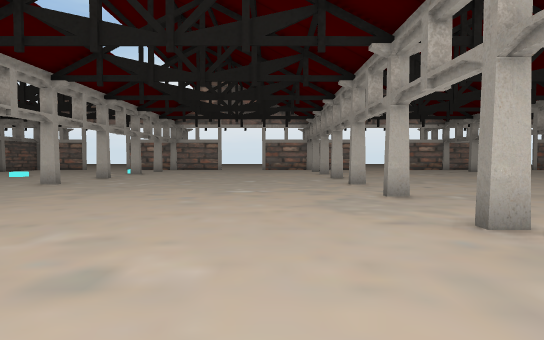
view 1 (above)

24 first-person views from a walk through a 3-D level made in the Unity game engine. The camera is 1.5 m above the floor, tilts 2° down and sees 80° across. The floor is counted in squares, 2 m on a side. Each view is taken from the middle of a square. On the plan, view 1 faces up. The plan holds only what a view shows up to about 11 squares ahead; the rest is blank. The place goes on beyond the plan. The player is left out.

view 2
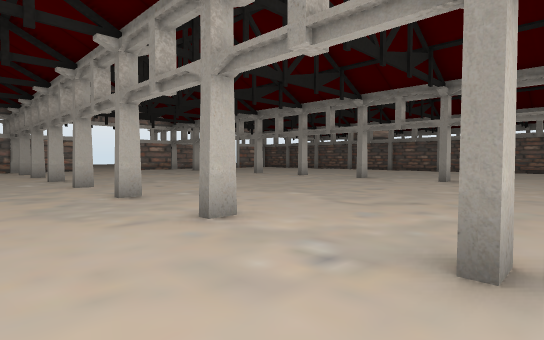

view 3
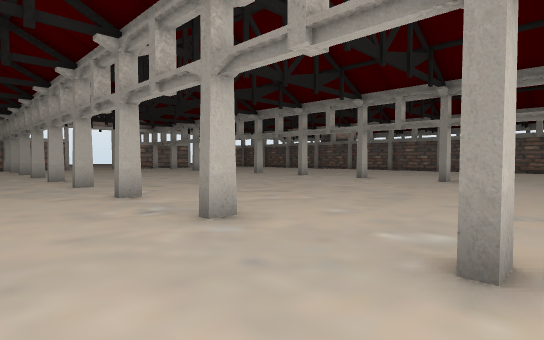

view 4
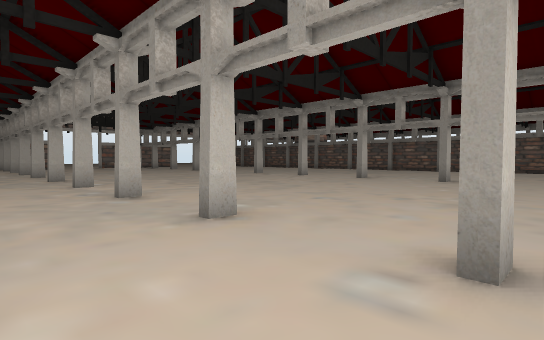

view 5
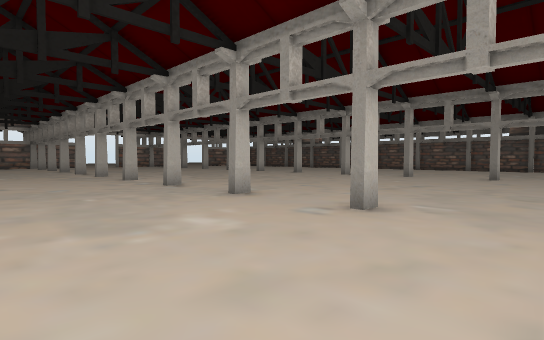

view 6
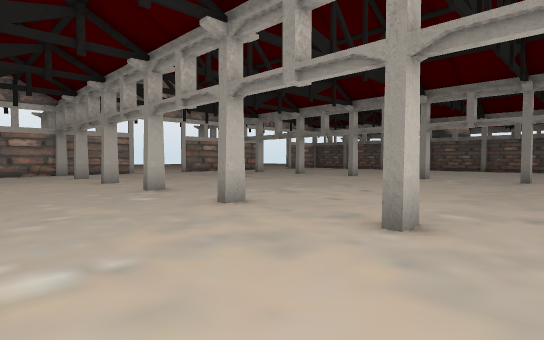

view 7
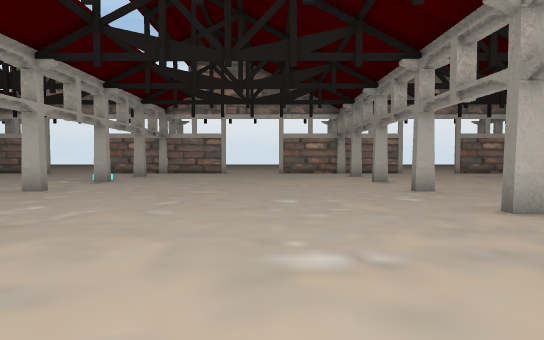

view 8
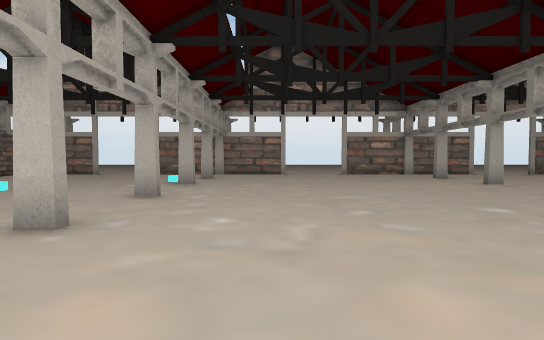

view 9
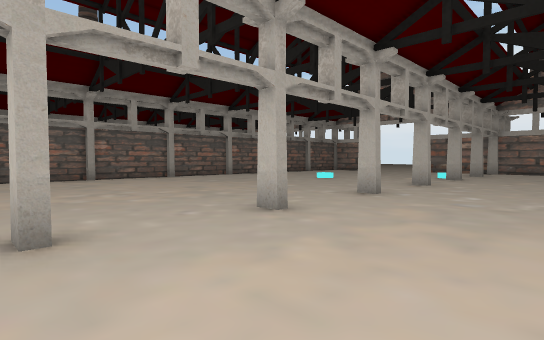

view 10
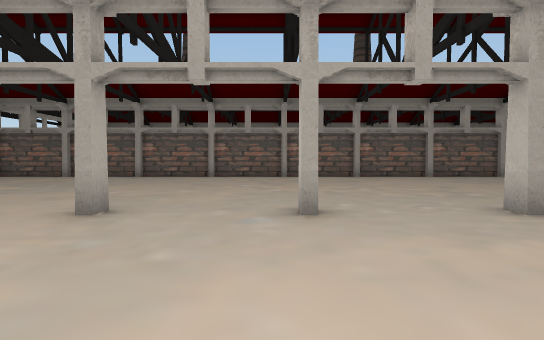

view 11
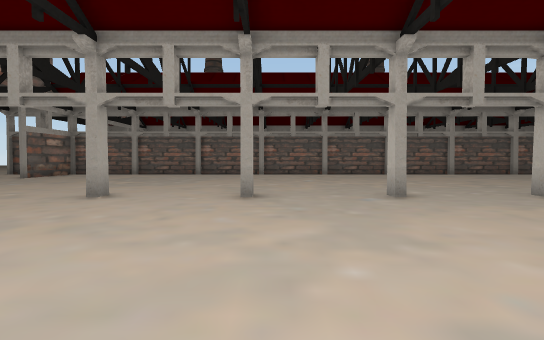

view 12
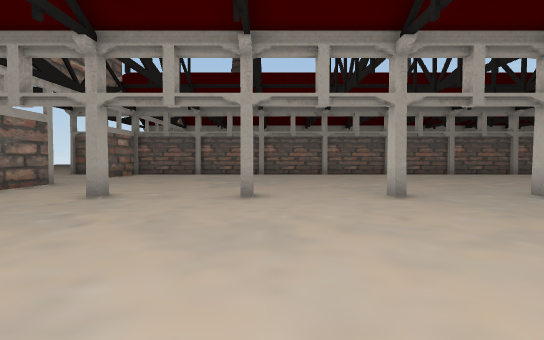

view 13
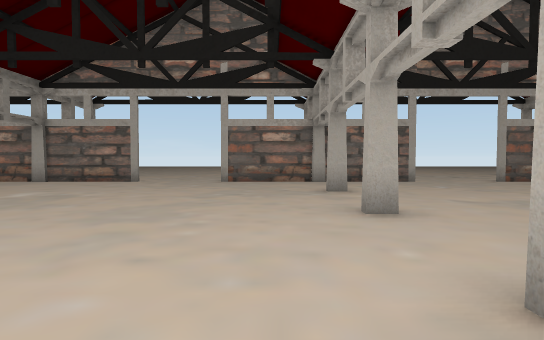

view 14
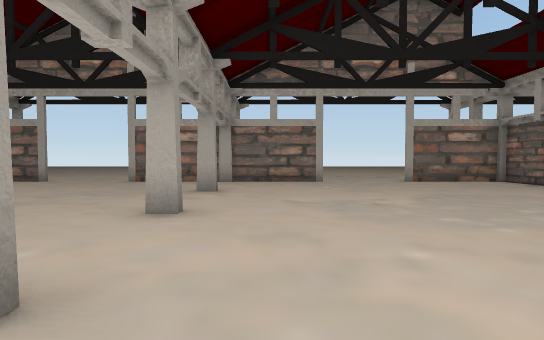

view 15
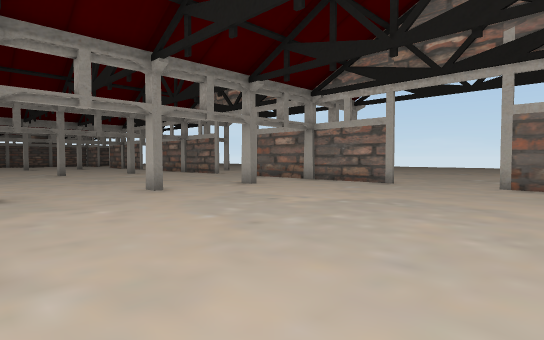

view 16
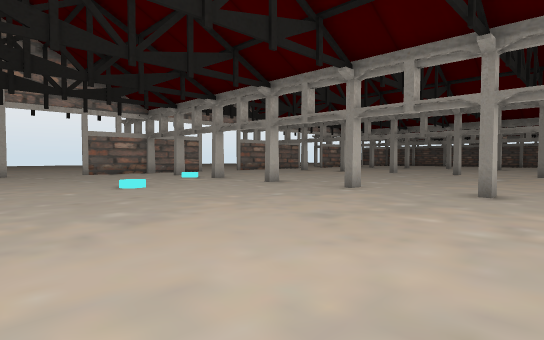

view 17
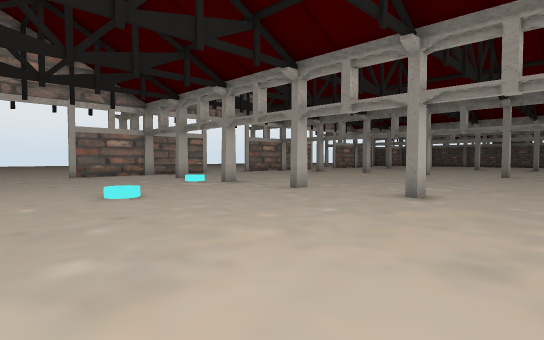

view 18
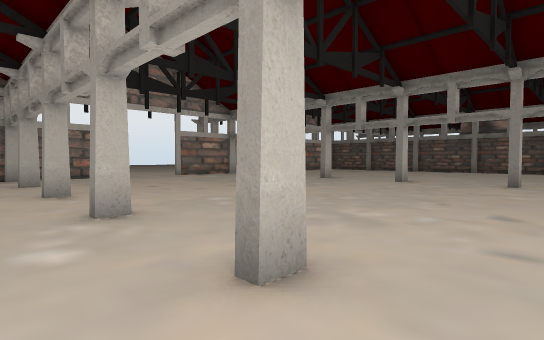

view 19
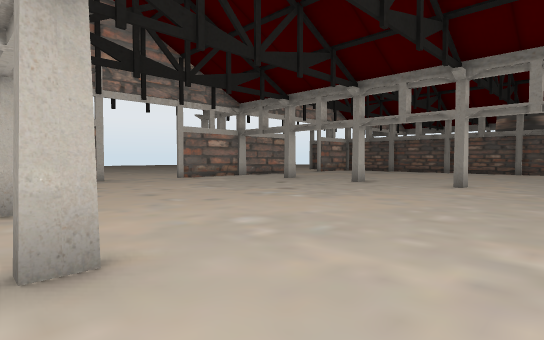

view 20
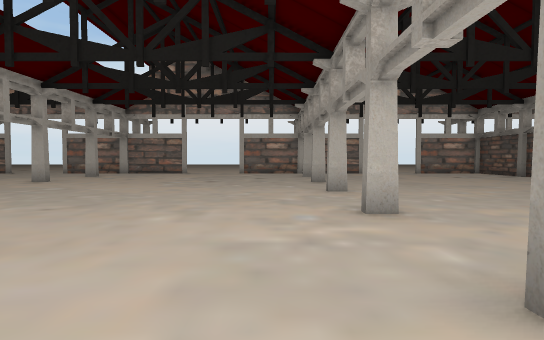

view 21
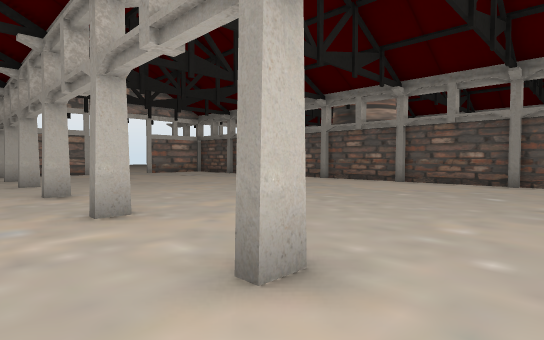

view 22
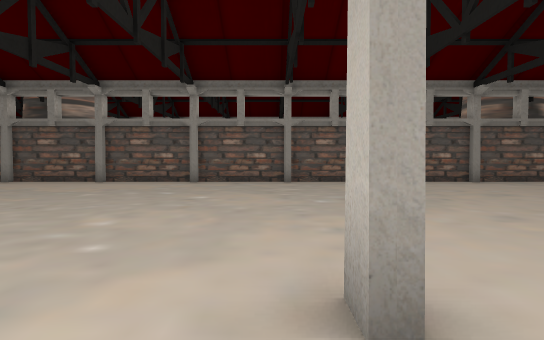

view 23
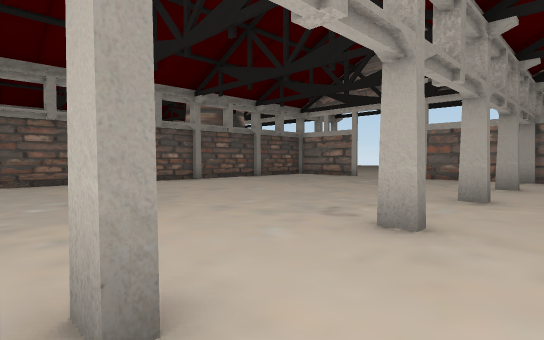

view 24
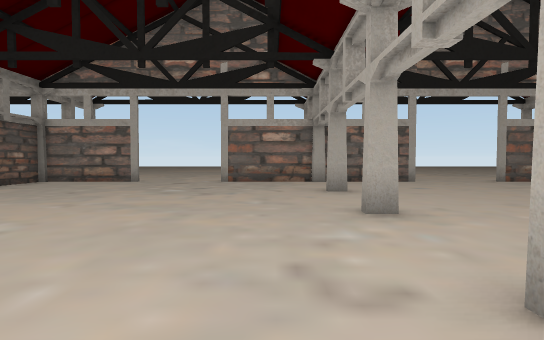

### Floor plan
Points are (right, up) in squares from view 1. A wall is a line through its corners. A room is listed if a view was taken in it or the views show most of it. See-through windows are left out.
Room 1 (views 1, 2, 3, 4, 5, 6, 7, 8, 9, 10, 11, 12, 13, 14, 15, 16, 17, 18, 19, 20, 21, 22, 23, 24)
walls: (2.8, 3.4) (2.2, 3.4); (2.8, 6.4) (2.2, 6.4); (2.8, 0.4) (2.2, 0.4); (2.8, 9.4) (2.2, 9.4); (2.8, -2.6) (2.2, -2.6); (11.2, 3.6) (11.8, 3.6); (2.8, 12.4) (2.2, 12.4); (11.8, 3.4) (11.2, 3.4); (11.2, 0.6) (11.8, 0.6); (11.8, 6.4) (11.2, 6.4); (-6.2, 3.4) (-6.8, 3.4); (-6.2, 6.4) (-6.8, 6.4); (11.8, 0.4) (11.2, 0.4); (2.8, -5.6) (2.2, -5.6); (-6.2, 0.4) (-6.8, 0.4); (11.8, 9.4) (11.2, 9.4); (-6.8, 0.6) (-6.2, 0.6); (11.2, -2.4) (11.8, -2.4); (-6.2, 9.4) (-6.8, 9.4); (11.8, -2.6) (11.2, -2.6); (2.8, 15.4) (2.2, 15.4); (-6.8, -2.4) (-6.2, -2.4); (11.8, 12.4) (11.2, 12.4); (-6.2, 12.4) (-6.8, 12.4); (11.2, -5.4) (11.8, -5.4); (-0.8, -8.5) (5.8, -8.5); (8.2, -8.5) (14.8, -8.5); (-6.8, -5.4) (-6.2, -5.4); (11.8, 15.4) (11.2, 15.4); (-6.2, 15.4) (-6.8, 15.4); (20.5, 3.6) (20.5, 12.9); (20.5, 1.5) (20.5, 3.4); (-9.8, -8.5) (-3.2, -8.5); (20.5, -2.5) (20.5, -0.9); (17.2, -8.5) (20.5, -8.5) (20.5, -6.9); (20.5, -4.9) (20.5, -2.8); (-14.5, -8.5) (-12.2, -8.5)
objects: other object (-11, 14); other object (-7, 17)

Positions as (right, up) in squares from view 1, and headings:
1: (0, 0), facing up
2: (0, 0), facing up-right
3: (0, -3), facing up-right
4: (0, -6), facing up-right
5: (-2, -8), facing up-right
6: (-1, 5), facing up-right
7: (-1, 5), facing up
8: (-4, 6), facing up
9: (-3, 3), facing up-left
10: (-2, 3), facing left
11: (0, 1), facing left
12: (0, -2), facing left
13: (-5, 2), facing down
14: (-8, 2), facing down
15: (-14, 1), facing down-right
16: (-14, 5), facing up-right
17: (-13, 7), facing up-right
18: (1, 8), facing up-right
19: (2, 10), facing up-right
20: (10, 5), facing up
21: (10, 5), facing up-right
22: (10, 4), facing right
23: (10, 4), facing down-right
24: (13, 2), facing down
